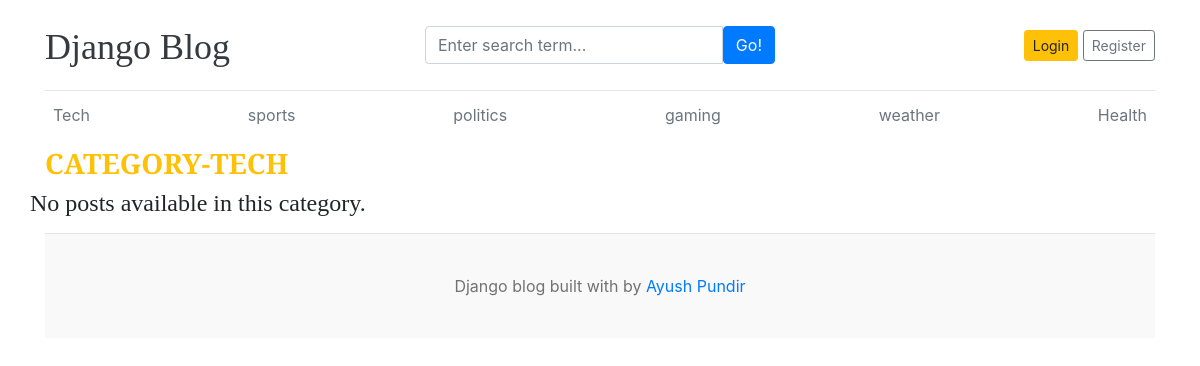
Page /category/1/ on the committed database.
### blogs/models.py (models this page shows)
class Category(models.Model):
    category_name=models.CharField(max_length=50,unique= True)
    created_at=models.DateTimeField(auto_now_add=True)
    updated_at=models.DateTimeField(auto_now=True)
    class Meta:
        verbose_name_plural = "Categories"
    def __str__(self):
        return self.category_name

### blogs/views.py (the view)
# urls.py: path('<int:category_id>/', views.category_blogs, name='posts_by_category'),
def category_blogs(request, category_id):
    posts=blog.objects.filter(category=category_id, status='Published')
    category = get_object_or_404(Category, pk=category_id)
    context={'posts':posts, 'category':category}
    return render(request, 'posts_by_category.html', context)
    return HttpResponse(posts)

### blogs/context_processors.py (called while the page is built)
def get_categories(request):
    categories = Category.objects.all()
    return dict(categories=categories)

def social_links(request):
    sociallink=SocialLink.objects.all()
    return dict(sociallink=sociallink)

### templates/posts_by_category.html (shortened to what this page needs)
{%extends 'base.html' %}
{% block content %}
<h3 class="text-uppercase text-warning" style="font-weight:700;">Category-{{category}}</h3>
<div class="row mb-2">
    {%if posts %}
    {% for blog in posts %}
    <div class="col-md-6">
        <div class="card border-0">
            <div class="card-body">
                <h3>{{ blog.title }}</h3>
                <small class="mb-1 text-muted">{{ blog.created_at| timesince }} | {{ blog.author }}</small>
                <p class="card-text">{{ blog.short_description|truncatewords:20 }}.</p>
            </div>
        </div>
    </div>
    {% endfor %}
    {% else %}
    <h4>No posts available in this category.</h4>
    {% endif %}
</div>
{% endblock content %}

### templates/base.html (shortened to what this page needs)
{% load static %}
<!DOCTYPE html>
<html lang="en">
<head>
    <link href="https://getbootstrap.com/docs/4.0/dist/css/bootstrap.min.css" rel="stylesheet">
    <link href="{% static 'css/blog.css' %}" rel="stylesheet">
    <link rel="stylesheet" href="https://cdnjs.cloudflare.com/ajax/libs/font-awesome/4.7.0/css/font-awesome.min.css">
  </head>
<body>
    <div class="container">
      <header class="blog-header py-3">
        <div class="row flex-nowrap justify-content-between align-items-center">
          <div class="col-4 pt-1">
            <a class="blog-header-logo text-dark" href="/">Django Blog</a>
          </div>
        <div class ="col-4">
            <form action="{% url 'search' %}" method ="GET">
                <div class="input-group">
                        <input class="form-control" type="text" name="keyword" placeholder="Enter search term..." aria-label="Enter search term..." aria-describedby="button-search" />
                        <button type ="submit" class="btn btn-primary" id="button-search" type="button">Go!</button>
                    </div>
            </form>
          </div>
          <div class="col-4 d-flex justify-content-end align-items-center">
            {%if not user.is_authenticated %}
            <a class="btn btn-sm btn-warning" href="{% url 'login' %}">Login</a> &nbsp;
            <a class="btn btn-sm btn-outline-secondary" href="{% url 'register' %}">Register</a>
            {% else %}
            </span><a href="{% url 'dashboard' %}">Dashboard</a></span>
            <a class="btn btn-sm btn-outline-secondary" href="{% url 'logout' %}">Logout</a>
            {% endif %}
          </div>
        </div>
      </header>
      <div class="nav-scroller py-1 mb-2">
        <nav class="nav d-flex justify-content-between">
          {% for cat in categories %}
          <a class="p-2 text-muted" href="{% url 'posts_by_category' cat.id %}">{{ cat.category_name }}</a>
          {% endfor %}
        </nav>
      </div>
{%block content %}
{%endblock content %}
<footer class="blog-footer">
  <p>Django blog built with   by <a href="#">Ayush Pundir</a></p>
</footer>
</body>
</html>

### blog_main/static/css/blog.css (style rules this page uses)
.blog-header { border-bottom: 1px solid #e5e5e5; }
.blog-header-logo { font-family: "Playfair Display", Georgia, "Times New Roman", serif; font-size: 2.25rem; }
h1, h2, h3, h4, h5, h6 { font-family: "Playfair Display", Georgia, "Times New Roman", serif; }
.blog-footer { padding: 2.5rem 0; color: #727272; text-align: center; background-color: #f9f9f9; border-top: .05rem solid #e5e5e5; }
.blog-footer p:last-child { margin-bottom: 0; }

### rows in the picture
Category: category_name "Tech", category_name "TECH"
Category: category_name "sports"
Category: category_name "politics"
Category: category_name "gaming"
Category: category_name "weather"
Category: category_name "Health"
